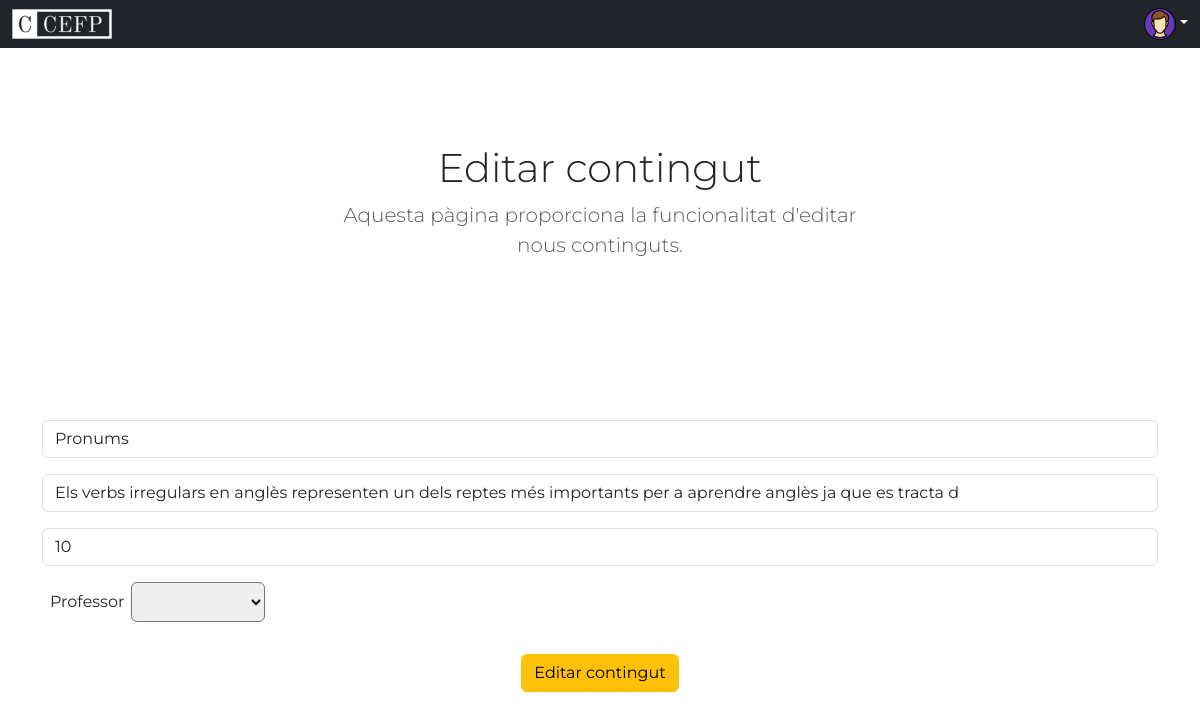
Page /Views/html/editar_contingut.php?id=2 (signed in) on the committed database.
### tables this page shows
CREATE TABLE continguts (
    id_contingut INT NOT NULL PRIMARY KEY AUTO_INCREMENT,
    nom_contingut VARCHAR(50),
    continguts_descripcio VARCHAR(250),
    hores INT,
    id_profesor INT NOT NULL,
    FOREIGN KEY (id_profesor) REFERENCES profesors(id_profesor)
);

### Model/Continguts/ModelPanellEditar.php (called while the page is built, shortened)
<?php
class ModelPanellEditar {
    private $conn;
    public function __construct($conn) {
        $this->conn = $conn;
    }
    public function mostrarContinguts($IDContingut) {
        $sql = $this->conn->prepare("SELECT * FROM continguts WHERE id_contingut=$IDContingut");
        $sql->execute();
        $result = $sql->get_result();
        return $result;
    }
}

### Model/Cursos/ModelOptionProfesors.php (called while the page is built, shortened)
<?php
class CrearOptionsProfessors {
    private $conn;
    public function __construct($conn) {
        $this->conn = $conn;
    }
    public function listadoProfesors()
    {
        $consulta = $this->conn->prepare("SELECT * FROM profesors");
        $consulta->execute();
        $result = $consulta->get_result();
        return $result;
    }
}

### Controller/Cursos/ControllerOptionProfesors.php (the view)
<?php include ("../../Model/Cursos/ModelOptionProfesors.php");
$nouCurs=new CrearOptionsProfessors($conn);
$result = $nouCurs->listadoProfesors();
$optionProfessor = "";
while($professor=$result->fetch_assoc()) {
    $IdProfessor = $professor["id_profesor"];
    $nomProfessor = $professor["nom"];
    $cognomProfessor = $professor["cognom"];
    $optionProfessor .= "<option value=".$IdProfessor.">".$nomProfessor." ".$cognomProfessor."</option>";
}
echo $optionProfessor;

### Controller/Continguts/ControllerPanellEditar.php
<?php
include ('../../Model/Continguts/ModelPanellEditar.php');
$mostrarContinguts = new ModelPanellEditar($conn);
$IDContingut = $_GET["id"];
$result = $mostrarContinguts->mostrarContinguts($IDContingut);
$div_continguts = "";
while($contingut=$result->fetch_assoc()) {
    $nombreContingut = $contingut["nom_contingut"];
    $desc = $contingut["continguts_descripcio"];
    $hores = $contingut["hores"];
    $div_continguts .= "
        <div class='input-group mb-3'>
            <input type='text' name='nomContingut' class='form-control' placeholder='Nom del contingut' aria-label='Nom del contingut' aria-describedby='basic-addon2' value='".$nombreContingut."'>
        </div>
        <div class='input-group mb-3'>
            <input type='text' name='descContingut' class='form-control' placeholder='Descripció del contingut' aria-label='Descripció del contingut' aria-describedby='basic-addon2' value='".$desc."'>
        </div>
        <div class='input-group mb-3'>
            <input type='text' name='hores' class='form-control' placeholder='Hores' aria-label='Hores' aria-describedby='basic-addon2' value='".$hores."'>
        </div>";
}
echo $div_continguts;
?>

### rows in the picture
continguts: nomContingut "Pronums", descContingut "Els verbs irregulars en anglès representen un dels reptes més importants per a aprendre anglès ja que es tracta d", hores "10"
